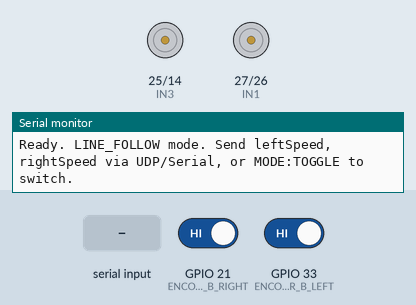
Recording of a program running on a simulated ESP32. Parts: motor-driver pin pairs drawn as motors (green arrow = first pin HIGH = forward, orange = second pin HIGH = backward, longer = more drive), the last lines printed to the serial monitor. The inputs (shaded band) are chosen by the test bench; at power-on: GPIO 21 (ENCODER_B_RIGHT) HIGH, GPIO 33 (ENCODER_B_LEFT) HIGH.

Above: at 1.2 s.
1.3 s: "E:\n" received over the second serial link
At 1.45 s:
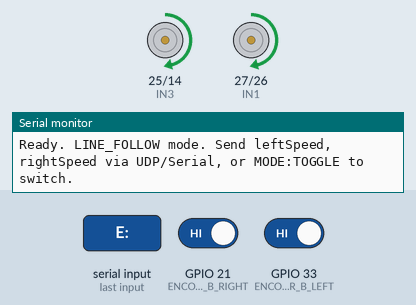
3.1 s: "E:90\n" received over the second serial link
At 3.26 s:
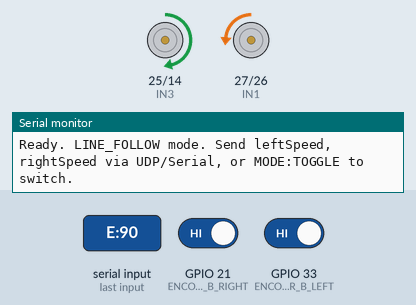
4.9 s: "MODE:TOGGLE\n" received over Serial
6.4 s: "90,45,200\n" received over Serial
At 6.8 s:
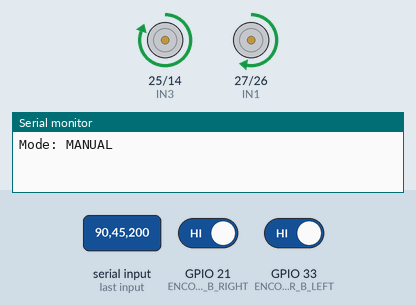
8.4 s: "30,150,10\n" received over Serial
At 8.76 s:
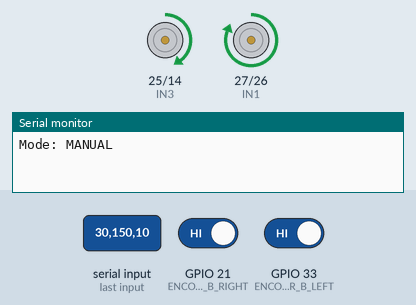
10.4 s: "1,90\n" received over Serial
At 10.82 s:
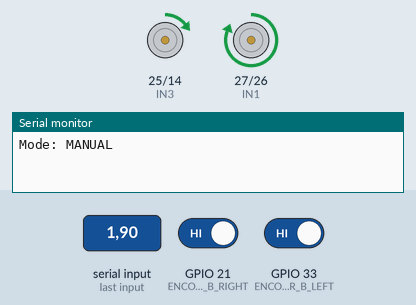
Timing chart, 0 to 13.4 s (numbered marks = the images above; inputs shaded):
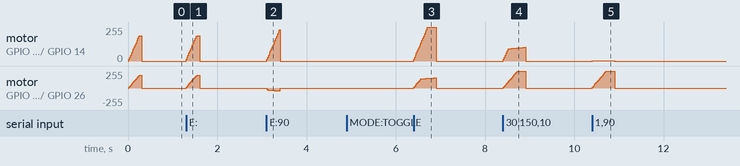

Measured:
- after the input at 1.3 s, motor on GPIO 25 (IN3) / GPIO 14 (IN4), motor on GPIO 27 (IN1) / GPIO 26 (IN2): rises from stopped to forward 190/255 in 0.29 s, then falls to stopped in 0.02 s
- after the input at 3.1 s, motor on GPIO 25 (IN3) / GPIO 14 (IN4): rises from stopped to forward 236/255 in 0.28 s, then falls to stopped in 0.02 s; motor on GPIO 27 (IN1) / GPIO 26 (IN2): stopped → backward 37/255 at once, → backward 38/255 0.16 s later, → stopped 0.10 s later
- after the input at 6.4 s, motor on GPIO 25 (IN3) / GPIO 14 (IN4): rises from stopped to forward 255/255 in 0.32 s, then falls to stopped in 0.18 s; motor on GPIO 27 (IN1) / GPIO 26 (IN2): rises from stopped to forward 153/255 in 0.49 s, then falls to stopped in 0.02 s
- after the input at 8.4 s, motor on GPIO 25 (IN3) / GPIO 14 (IN4): rises from stopped to forward 103/255 in 0.46 s, then falls to stopped in 0.04 s; motor on GPIO 27 (IN1) / GPIO 26 (IN2): rises from stopped to forward 255/255 in 0.32 s, then falls to stopped in 0.18 s
- after the input at 10.4 s, motor on GPIO 25 (IN3) / GPIO 14 (IN4): stopped → forward 3/255 at once, → stopped 0.51 s later; motor on GPIO 27 (IN1) / GPIO 26 (IN2): rises from stopped to forward 255/255 in 0.33 s, then falls to stopped in 0.18 s
- by itself, motor on GPIO 25 (IN3) / GPIO 14 (IN4), motor on GPIO 27 (IN1) / GPIO 26 (IN2): rises from stopped to forward 189/255 in 0.26 s, then falls to stopped in 0.02 s

The program:

main.cpp
```cpp
#include <Arduino.h>
#include <WiFi.h>
#include <WiFiUdp.h>
#include "esp_wifi.h"

// --- WiFi Access Point settings ---
const char* AP_SSID = "CarRobotPS4";
const char* AP_PASSWORD = "robot1234";  // must be at least 8 characters
const unsigned int UDP_PORT = 4210;

WiFiUDP udp;
char packetBuffer[64];
String serialBuffer = "";

// --- WiFi telemetry settings ---
// Broadcasts live speed readings on a separate UDP port so a laptop app can
// display them wirelessly without interfering with the control channel above.
const unsigned int TELEMETRY_PORT = 4211;
const unsigned long TELEMETRY_INTERVAL_MS = 100;  // ~10 updates/sec

WiFiUDP telemetryUdp;
IPAddress broadcastIP(192, 168, 4, 255);
unsigned long lastTelemetryMillis = 0;

// Safety watchdog: if no manual command arrives within this window, stop.
const unsigned long COMMAND_TIMEOUT_MS = 500;
unsigned long lastPacketMillis = 0;

// --- Operating mode ---
// MANUAL: driven by PS4 commands over WiFi/USB Serial.
// LINE_FOLLOW: driven by the line error received over UART2 from the AVR board.
enum RobotMode { MODE_MANUAL, MODE_LINE_FOLLOW };
RobotMode currentMode = MODE_LINE_FOLLOW;

// --- Line follower settings ---
// UART2 pins used to talk to the AVR sensor board.
const int LINE_RX_PIN = 16;
const int LINE_TX_PIN = 17;

const int LINE_BASE_RPM = 60;    // forward speed while following the line
const float LINE_KP = 0.80;      // how strongly the error steers the wheels
const unsigned long LINE_ERROR_TIMEOUT_MS = 300;  // stop if AVR link is lost

int lineError = 0;
unsigned long lastLineErrorMillis = 0;
String uartBuffer = "";
bool obstacleStop = false;   // true while the AVR reports something too close

// Right motor pins (both PWM-capable)
const int IN1 = 27;
const int IN2 = 26;
// Left motor pins (both PWM-capable)
const int IN3 = 25;
const int IN4 = 14;

// LEDC channels: one per pin
const int CH_IN1 = 0;
const int CH_IN2 = 1;
const int CH_IN3 = 2;
const int CH_IN4 = 3;

const int PWM_FREQ = 5000;
const int PWM_RESOLUTION = 8;  // 8-bit -> values 0 to 255

// Encoder pins
const int ENCODER_A_LEFT  = 32;
const int ENCODER_B_LEFT  = 33;
const int ENCODER_A_RIGHT = 19;
const int ENCODER_B_RIGHT = 21;

volatile long pulseCount_Left = 0;
volatile long pulseCount_Right = 0;

unsigned long Pervious_Millis = 0;
unsigned long Current_Millis = 0;
unsigned int Period = 20; // ms - control loop interval

float Rpm_Left_Wheel = 0;
float Rpm_Right_Whell = 0;

int leftSpeed = 0;
int rightSpeed = 0;

const int MAX_TARGET_RPM = 240;
int targetLeft_Rpm = 0;
int targetRight_Rpm = 0;

float rampStep = 5.0; // RPM change per control loop
float rampSetpoint_Left = 0.0;
float rampSetpoint_Right = 0.0;

float Kp = 3.0, Ki = 1.0, Kd = 0.0;

float integral_Left = 0, lastError_Left = 0;
float integral_Right = 0, lastError_Right = 0;

// RPM below this = "stopped", regardless of noise or leftover integral
const float STOP_THRESHOLD_RPM = 20.0;
// RPM below this = ignore as encoder noise (used before PID sees it)
const float NOISE_DEADBAND_RPM = 5.0;

void setMotor(int chA, int chB, int speed);
void stopMotors();
void parseAndApply(String line);
void updateRamp(float &ramped, float target);
float computePID(float setpoint, float actual, float &integral, float &lastError, float dt);
void readLineError();
void sendTelemetry();

void IRAM_ATTR InterruptFunction_Left_Wheel(void) {
  if (digitalRead(ENCODER_A_LEFT) == 1) pulseCount_Left--;
  else pulseCount_Left++;
}

void IRAM_ATTR InterruptFunction_Right_Wheel(void) {
  if (digitalRead(ENCODER_A_RIGHT) == 1) pulseCount_Right--;
  else pulseCount_Right++;
}

void updateRamp(float &ramped, float target) {
  if (ramped < target) {
    ramped += rampStep;
    if (ramped > target) ramped = target;
  } else if (ramped > target) {
    ramped -= rampStep;
    if (ramped < target) ramped = target;
  }
}

float computePID(float setpoint, float actual, float &integral, float &lastError, float dt) {
  float error = setpoint - actual;
  float derivative = (error - lastError) / dt;
  lastError = error;

  // Provisional output using current integral (before deciding whether to accumulate more)
  float output = (Kp * error) + (Ki * integral) + (Kd * derivative);

  // Conditional integration: only accumulate if not already saturated
  if (output < 255 && output > -255) {
    integral += error * dt;
  }

  output = (Kp * error) + (Ki * integral) + (Kd * derivative);
  output = constrain(output, -255, 255);
  return output;
}

void Get_Rpm(void)
{
    Current_Millis = millis();

    if (Current_Millis - Pervious_Millis >= Period) {

        float dt = (Current_Millis - Pervious_Millis) / 1000.0;
        Pervious_Millis = Current_Millis;

        Rpm_Left_Wheel  = ((pulseCount_Left  / 21.3)  / 11.0) * 60.0 / dt;
        Rpm_Right_Whell = ((pulseCount_Right / 21.30) / 11.0) * 60.0 / dt;
        pulseCount_Left = 0;
        pulseCount_Right = 0;

        // Ignore tiny encoder noise when robot is essentially still
        if (abs(Rpm_Left_Wheel) < NOISE_DEADBAND_RPM)  Rpm_Left_Wheel = 0;
        if (abs(Rpm_Right_Whell) < NOISE_DEADBAND_RPM) Rpm_Right_Whell = 0;

        // Serial.printf("RPM_Left: %.1f  RPM_Right: %.1f\n", Rpm_Left_Wheel, Rpm_Right_Whell);

        float pwmLeft, pwmRight;

        // ---- LEFT WHEEL ----
        if (targetLeft_Rpm == 0 && abs(Rpm_Left_Wheel) < STOP_THRESHOLD_RPM) {
            // Fully stopped: cut power and clear all PID state
            pwmLeft = 0;
            integral_Left = 0;
            lastError_Left = 0;
            rampSetpoint_Left = 0;
        } else {
            updateRamp(rampSetpoint_Left, targetLeft_Rpm);
            pwmLeft = computePID(rampSetpoint_Left, Rpm_Left_Wheel, integral_Left, lastError_Left, dt);
        }

        // ---- RIGHT WHEEL ----
        if (targetRight_Rpm == 0 && abs(Rpm_Right_Whell) < STOP_THRESHOLD_RPM) {
            pwmRight = 0;
            integral_Right = 0;
            lastError_Right = 0;
            rampSetpoint_Right = 0;
        } else {
            updateRamp(rampSetpoint_Right, targetRight_Rpm);
            pwmRight = computePID(rampSetpoint_Right, Rpm_Right_Whell, integral_Right, lastError_Right, dt);
        }

        setMotor(CH_IN3, CH_IN4, (int)constrain(pwmLeft, -255, 255));
        setMotor(CH_IN1, CH_IN2, (int)constrain(pwmRight, -255, 255));
    }
}

void setup() {
  Serial.begin(115200);

  WiFi.mode(WIFI_AP);

  WiFi.softAPConfig(
    IPAddress(192, 168, 4, 1),
    IPAddress(192, 168, 4, 1),
    IPAddress(255, 255, 255, 0)
  );

  WiFi.softAP(AP_SSID, AP_PASSWORD, 1, 0, 4);

  esp_wifi_set_ps(WIFI_PS_NONE);  // disable power save - fixes intermittent connection failures
  Serial.print("Access Point started. IP address: ");
  Serial.println(WiFi.softAPIP());

  udp.begin(UDP_PORT);
  Serial.printf("Listening for UDP packets on port %d\n", UDP_PORT);
  lastPacketMillis = millis();

  telemetryUdp.begin(TELEMETRY_PORT);
  Serial.printf("Broadcasting telemetry on UDP port %d\n", TELEMETRY_PORT);

  ledcSetup(CH_IN1, PWM_FREQ, PWM_RESOLUTION);
  ledcSetup(CH_IN2, PWM_FREQ, PWM_RESOLUTION);
  ledcSetup(CH_IN3, PWM_FREQ, PWM_RESOLUTION);
  ledcSetup(CH_IN4, PWM_FREQ, PWM_RESOLUTION);

  ledcAttachPin(IN1, CH_IN1);
  ledcAttachPin(IN2, CH_IN2);
  ledcAttachPin(IN3, CH_IN3);
  ledcAttachPin(IN4, CH_IN4);

  pinMode(ENCODER_A_LEFT, INPUT_PULLUP);
  pinMode(ENCODER_B_LEFT, INPUT_PULLUP);
  pinMode(ENCODER_A_RIGHT, INPUT_PULLUP);
  pinMode(ENCODER_B_RIGHT, INPUT_PULLUP);

  attachInterrupt(digitalPinToInterrupt(ENCODER_B_LEFT), InterruptFunction_Left_Wheel, RISING);
  attachInterrupt(digitalPinToInterrupt(ENCODER_B_RIGHT), InterruptFunction_Right_Wheel, RISING);

  Serial2.begin(9600, SERIAL_8N1, LINE_RX_PIN, LINE_TX_PIN);
  Serial.println("Serial2 ready for AVR line-follower link.");

  stopMotors();
  Serial.println("Ready. LINE_FOLLOW mode. Send leftSpeed,rightSpeed via UDP/Serial, or MODE:TOGGLE to switch.");
}

void loop() {
  // --- Read manual commands (WiFi UDP) ---
  int packetSize = udp.parsePacket();
  if (packetSize > 0) {
    int len = udp.read(packetBuffer, sizeof(packetBuffer) - 1);
    if (len > 0) {
      packetBuffer[len] = '\0';
      parseAndApply(String(packetBuffer));
    }
  }

  // --- Read manual commands (USB Serial) ---
  while (Serial.available() > 0) {
    char c = Serial.read();
    if (c == '\n') {
      parseAndApply(serialBuffer);
      serialBuffer = "";
    } else if (c != '\r') {
      serialBuffer += c;
    }
  }

  // --- Read line-follower error / obstacle status (UART2 from AVR) ---
  readLineError();

  // --- Decide targets based on current mode ---
  if (currentMode == MODE_MANUAL) {
    // Safety: if no manual command arrived recently (WiFi out of range,
    // laptop closed, etc.), stop instead of running on a stale command.
    if (millis() - lastPacketMillis > COMMAND_TIMEOUT_MS) {
      targetLeft_Rpm = 0;
      targetRight_Rpm = 0;
    }
  } else {  // MODE_LINE_FOLLOW
    if (obstacleStop) {
      // AVR reports something too close - stop immediately.
      targetLeft_Rpm = 0;
      targetRight_Rpm = 0;
    } else if (millis() - lastLineErrorMillis > LINE_ERROR_TIMEOUT_MS) {
      // AVR link lost - stop instead of steering blind on stale data.
      targetLeft_Rpm = 0;
      targetRight_Rpm = 0;
    } else {
      // Positive error = drifted right of the line -> speed up left wheel,
      // slow down right wheel to steer back left. Flip LINE_KP's sign if
      // your sensor layout gives the opposite convention.
      int correction = (int)(LINE_KP * lineError);
      targetLeft_Rpm = constrain(LINE_BASE_RPM + correction, -MAX_TARGET_RPM, MAX_TARGET_RPM);
      targetRight_Rpm = constrain(LINE_BASE_RPM - correction, -MAX_TARGET_RPM, MAX_TARGET_RPM);
    }
  }

  Get_Rpm();

  // --- Broadcast speed telemetry over WiFi at a throttled rate ---
  // Independent of the Period (20ms) control loop above; telemetry doesn't
  // need to be that frequent, and sending too often can flood the WiFi link.
  if (millis() - lastTelemetryMillis >= TELEMETRY_INTERVAL_MS) {
    sendTelemetry();
    lastTelemetryMillis = millis();
  }
}

void parseAndApply(String line) {
  line.trim();

  if (line == "MODE:TOGGLE") {
    currentMode = (currentMode == MODE_MANUAL) ? MODE_LINE_FOLLOW : MODE_MANUAL;
    Serial.println(currentMode == MODE_MANUAL ? "Mode: MANUAL" : "Mode: LINE_FOLLOW");
    // Reset targets and timers so switching modes never carries over a
    // stale command or triggers a false watchdog stop right away.
    targetLeft_Rpm = 0;
    targetRight_Rpm = 0;
    lastPacketMillis = millis();
    lastLineErrorMillis = millis();
    return;
  }

  int commaIndex = line.indexOf(',');
  if (commaIndex == -1) return;

  leftSpeed = line.substring(0, commaIndex).toInt();
  rightSpeed = line.substring(commaIndex + 1).toInt();

  leftSpeed = constrain(leftSpeed, -MAX_TARGET_RPM, MAX_TARGET_RPM);
  rightSpeed = constrain(rightSpeed, -MAX_TARGET_RPM, MAX_TARGET_RPM);

  lastPacketMillis = millis();

  // Only apply manual speed commands while in manual mode; in line-follow
  // mode the targets are computed from the sensor error instead.
  if (currentMode == MODE_MANUAL) {
    targetLeft_Rpm = leftSpeed;
    targetRight_Rpm = rightSpeed;
  }
}

// Reads whatever is available on UART2 and, once a full line arrives,
// updates lineError (from "E:<integer>\n") or obstacleStop (from "S:1\n").
void readLineError() {
  while (Serial2.available() > 0) {
    char c = Serial2.read();
    if (c == '\n') {
      uartBuffer.trim();
      if (uartBuffer.startsWith("E:")) {
        lineError = uartBuffer.substring(2).toInt();
        obstacleStop = false;   // a normal line reading means the path is clear
        lastLineErrorMillis = millis();
      } else if (uartBuffer.startsWith("S:")) {
        obstacleStop = true;
        lastLineErrorMillis = millis();  // link is alive, just reporting a stop
        Serial.println("Obstacle detected - stopping.");
      }
      uartBuffer = "";
    } else if (c != '\r') {
      uartBuffer += c;
    }
  }
}

void setMotor(int chA, int chB, int speed) {
  if (speed > 0) {
    ledcWrite(chA, speed);
    ledcWrite(chB, 0);
  } else if (speed < 0) {
    ledcWrite(chA, 0);
    ledcWrite(chB, -speed);
  } else {
    ledcWrite(chA, 0);
    ledcWrite(chB, 0);
  }
}

void stopMotors() {
  setMotor(CH_IN1, CH_IN2, 0);
  setMotor(CH_IN3, CH_IN4, 0);
}

// Broadcasts "L:<rpm> R:<rpm>" over UDP so any laptop connected to the AP
// can display live speed without a wired connection to the robot.
void sendTelemetry() {
  char message[32];
  snprintf(message, sizeof(message), "L:%.1f R:%.1f", Rpm_Left_Wheel, Rpm_Right_Whell);

  telemetryUdp.beginPacket(broadcastIP, TELEMETRY_PORT);
  telemetryUdp.print(message);
  telemetryUdp.endPacket();
}
```
